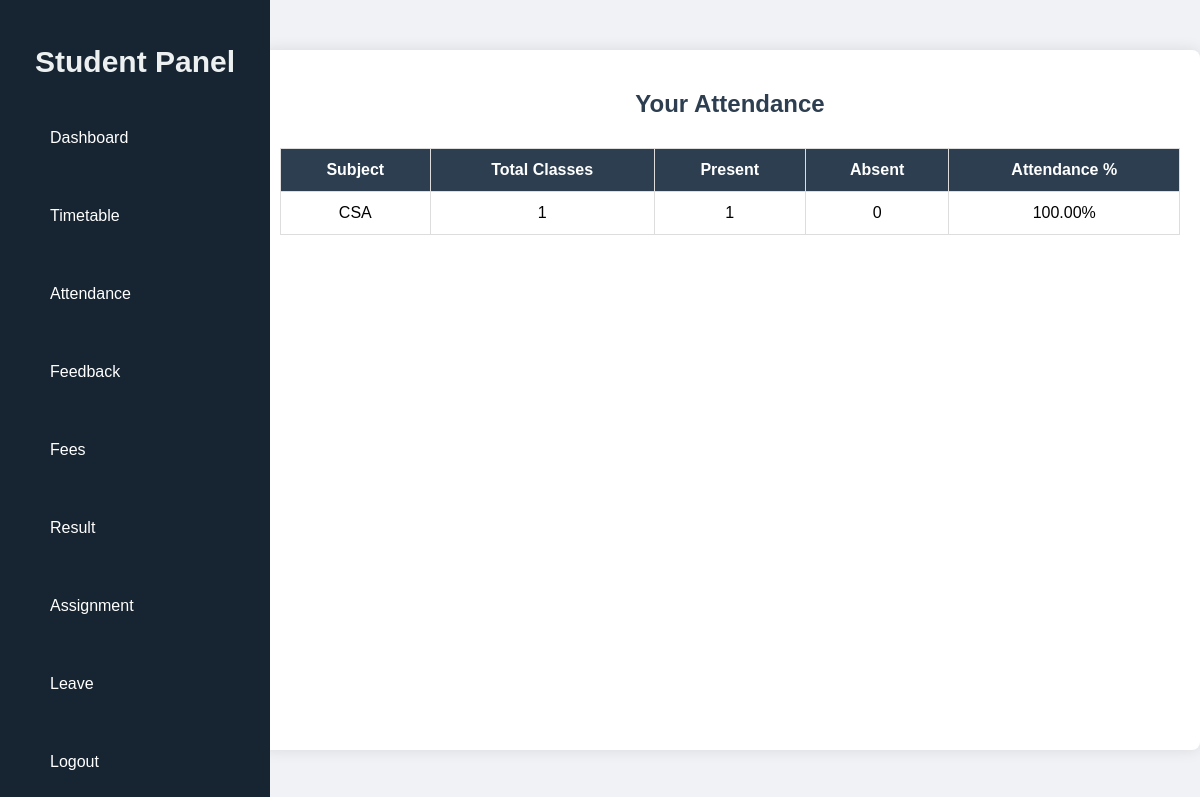
The app's page /student/view-attendance/ (signed in), older data.
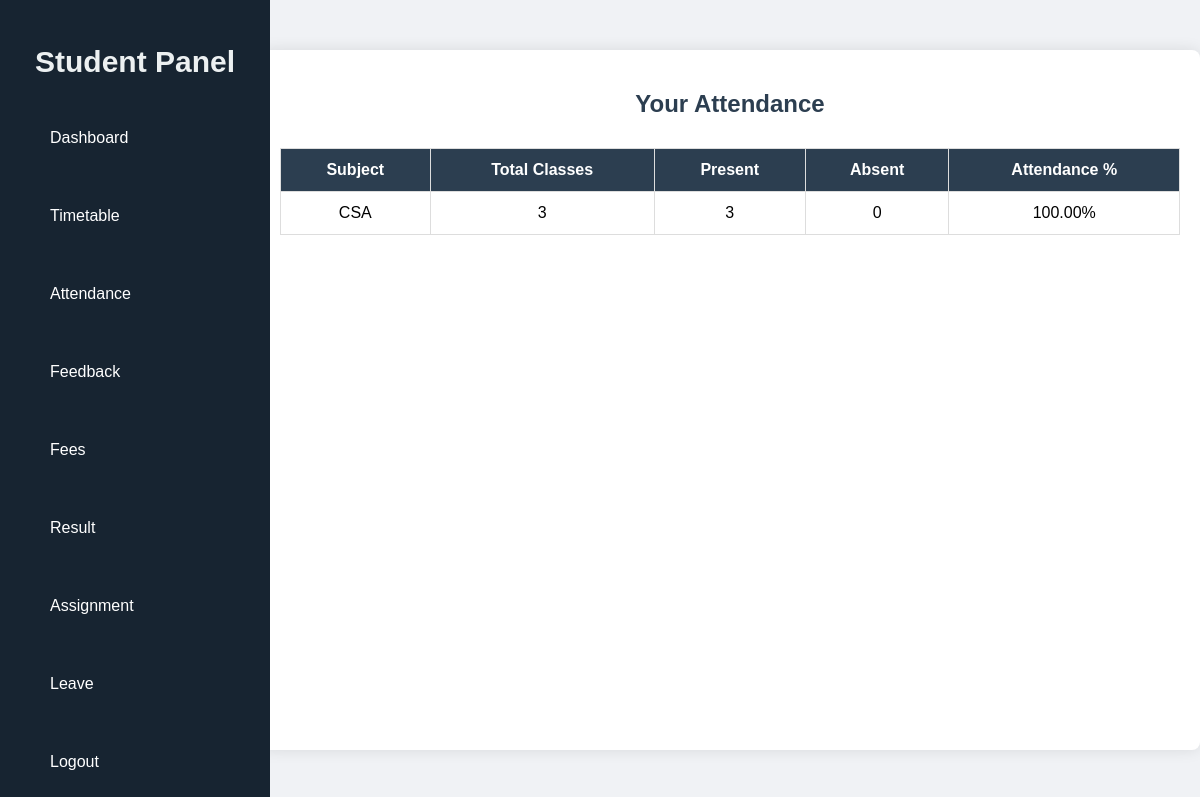
The same page, newer data.
### CMS/models.py (models this page shows, shortened)
class CustomUser(AbstractUser):
    USER_ROLES = (
        ('student', 'Student'),
        ('faculty', 'Faculty'),
        ('hod', 'HOD'),
    )
    user_type = models.CharField(max_length=10, choices=USER_ROLES, default='student')
    email = models.EmailField(unique=True)
    role = models.CharField(max_length=10, choices=USER_ROLES)

class Subject(models.Model):
    name = models.CharField(max_length=100)
    department = models.ForeignKey(Department, on_delete=models.CASCADE)
    faculty = models.ForeignKey(Faculty, on_delete=models.SET_NULL, null=True)
    semester = models.IntegerField()

### CMS/views.py (the view)
# urls.py: path('student/view-attendance/', views.student_view_attendance, name='student_view_attendance'),
@login_required # done
def student_view_attendance(request):
    student = request.user.student
    subjects = Subject.objects.filter(department=student.department, semester=student.semester)
    attendance_data = []
    for subject in subjects:
        attendance_reports = AttendanceReport.objects.filter(student=student, attendance__subject=subject)
        total_classes = attendance_reports.count()
        present_count = attendance_reports.filter(status='True').count()
        attendance_data.append({
            'subject': subject.name,
            'total_classes': total_classes,
            'present': present_count,
            'absent': total_classes - present_count,
            'percentage': (present_count / total_classes) * 100 if total_classes else 0
        })
    return render(request, 'student_view_attendance.html', {
        'attendance_data': attendance_data
    })

### CMS/templates/student_view_attendance.html (shortened to what this page needs)
{% load static %}
<!DOCTYPE html>
<html>
<head>
    <link rel="stylesheet" href="{% static 'css/student_attendance.css' %}">
    <link rel="stylesheet" href="{% static 'css/sidebar.css' %}">
</head>
<body>
    <div class="manage-container">
    {% include 'student_sidebar.html' %}
    <div class="main-content">
        <h2>Your Attendance</h2>
        <table>
            <thead>
                <tr>
                    <th>Subject</th>
                    <th>Total Classes</th>
                    <th>Present</th>
                    <th>Absent</th>
                    <th>Attendance %</th>
                </tr>
            </thead>
            <tbody>
                {% for data in attendance_data %}
                <tr>
                    <td>{{ data.subject }}</td>
                    <td>{{ data.total_classes }}</td>
                    <td>{{ data.present }}</td>
                    <td>{{ data.absent }}</td>
                    <td>{{ data.percentage|floatformat:2 }}%</td>
                </tr>
                {% empty %}
                <tr><td colspan="5">No subjects or attendance data available.</td></tr>
                {% endfor %}
            </tbody>
        </table>
    </div>
    </div>
</body>
</html>

Row changes from the older to the newer data that the page shows:
changed CustomUser "CSA": total_classes "1" → "3"; present "1" → "3"
